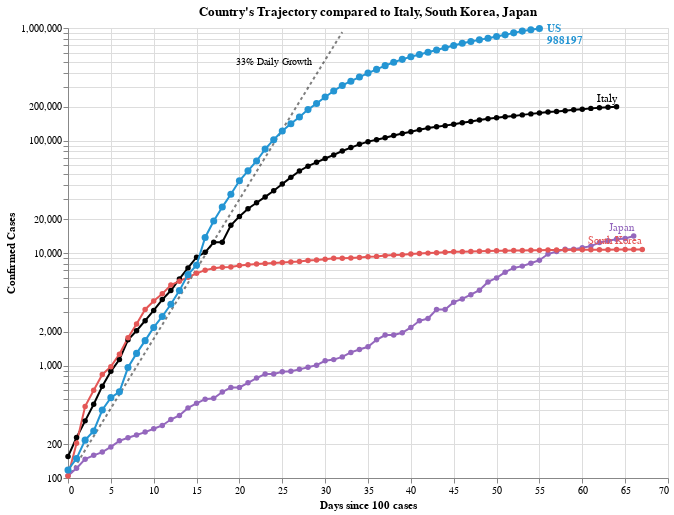

This figure's notebook cell:
### Markdown cell above
Select a country from the drop down list below to toggle  the visualization.

### Code cell
#hide_input
y_domain_max = pow(10, math.ceil(math.log10(dff['Confirmed Cases'].max())))
ref_max_day = math.ceil(math.log(y_domain_max / SINCE_CASES_NUM, 1.33))

base = alt.Chart(dff2, width=CHART_WIDTH, height=CHART_HEIGHT).encode(
    x='Days since 100 cases:Q',
    y=alt.Y('Confirmed Cases:Q', scale=alt.Scale(type='log')),
    color=alt.Color('Country:N', scale=alt.Scale(domain=color_domain, range=color_range), legend=None),
    tooltip=['Country', 'Date', 'Confirmed Cases', 'Days since 100 cases']
)

country_selection = alt.selection_single(
    name='Select', fields=['Country'], 
    bind=alt.binding_select(options=list(sorted(set(countries) - set(baseline_countries)))),
    init={'Country': 'US'})

date_filter = alt.datum['Date'] >= int(max_date.timestamp() * 1000)
base2 = base.transform_filter(alt.FieldOneOfPredicate('Country', baseline_countries))
base3 = base.transform_filter(country_selection)
base4 = base3.transform_filter(date_filter)

max_day = dff2['Days since 100 cases'].max()
ref = pd.DataFrame([[x, 100*1.33**x] for x in range(ref_max_day)], columns=['Days since 100 cases', 'Confirmed Cases'])
base_ref = alt.Chart(ref).encode(x='Days since 100 cases:Q', y='Confirmed Cases:Q')
base_ref_f = base_ref.transform_filter(alt.datum['Days since 100 cases'] >= ref_max_day - 1)

chart5 = (
 base_ref.mark_line(color='black', opacity=.5, strokeDash=[3,3]) + 
 base_ref_f.mark_text(dx=-30, dy=30, align='right', fontSize=10, text='33% Daily Growth') + 
 base2.mark_line(point=True, tooltip=True) +
 base3.mark_line(point={'size':50}, tooltip=True) +
 base2.transform_filter(date_filter).mark_text(dy=-8, align='right').encode(text='Country:N') +
 base4.mark_text(dx=8, align='left', fontWeight='bold').encode(text='Country:N') +
 base4.mark_text(dx=8, dy=12, align='left', fontWeight='bold').encode(text='Confirmed Cases:Q')
).add_selection(country_selection).properties(
    title=f"Country's Trajectory compared to {', '.join(baseline_countries)}"
)
chart5

### Figure 1 — Vega-Lite specification as saved in the notebook (floating-point values rounded to 4 significant figures; data arrays with more than 128 entries replaced by an {"elided": "..."} marker saying what was removed)
{"config": {"view": {"continuousWidth": 400, "continuousHeight": 300}}, "layer": [{"mark": {"type": "line", "color": "black", "opacity": 0.5, "strokeDash": [3, 3]}, "encoding": {"x": {"type": "quantitative", "field": "Days since 100 cases"}, "y": {"type": "quantitative", "field": "Confirmed Cases"}}, "selection": {"Select": {"type": "single", "fields": ["Country"], "bind": {"input": "select", "options": ["Afghanistan", "Albania", "Algeria", "Andorra", "Argentina", "Armenia", "Australia", "Austria", "Azerbaijan", "Bahrain", "Bangladesh", "Belarus", "Belgium", "Bolivia", "Bosnia and Herzegovina", "Brazil", "Bulgaria", "Cameroon", "Canada", "Chile", "Colombia", "Cote d'Ivoire", "Croatia", "Cuba", "Cyprus", "Czechia", "Denmark", "Diamond Princess", "Djibouti", "Dominican Republic", "Ecuador", "Egypt", "Estonia", "Finland", "France", "Germany", "Ghana", "Greece", "Guinea", "Hungary", "Iceland", "India", "Indonesia", "Iran", "Iraq", "Ireland", "Israel", "Kazakhstan", "Kuwait", "Latvia", "Lebanon", "Lithuania", "Luxembourg", "Malaysia", "Mexico", "Moldova", "Morocco", "Netherlands", "New Zealand", "Niger", "Nigeria", "North Macedonia", "Norway", "Oman", "Pakistan", "Panama", "Peru", "Philippines", "Poland", "Portugal", "Qatar", "Romania", "Russia", "Saudi Arabia", "Senegal", "Serbia", "Singapore", "Slovakia", "Slovenia", "South Africa", "Spain", "Sweden", "Switzerland", "Thailand", "Tunisia", "Turkey", "US", "Ukraine", "United Arab Emirates", "United Kingdom", "Uzbekistan"]}, "init": {"Country": "US"}}}}, {"mark": {"type": "text", "align": "right", "dx": -30, "dy": 30, "fontSize": 10, "text": "33% Daily Growth"}, "encoding": {"x": {"type": "quantitative", "field": "Days since 100 cases"}, "y": {"type": "quantitative", "field": "Confirmed Cases"}}, "transform": [{"filter": "(datum['Days since 100 cases'] >= 32)"}]}, {"data": {"name": "data-403ebc0b5c386adff384d94fc27a1ced"}, "mark": {"type": "line", "point": true, "tooltip": true}, "encoding": {"color": {"type": "nominal", "field": "Country", "legend": null, "scale": {"domain": ["Afghanistan", "Albania", "Algeria", "Andorra", "Argentina", "Armenia", "Australia", "Austria", "Azerbaijan", "Bahrain", "Bangladesh", "Belarus", "Belgium", "Bolivia", "Bosnia and Herzegovina", "Brazil", "Bulgaria", "Cameroon", "Canada", "Chile", "Colombia", "Cote d'Ivoire", "Croatia", "Cuba", "Cyprus", "Czechia", "Denmark", "Diamond Princess", "Djibouti", "Dominican Republic", "Ecuador", "Egypt", "Estonia", "Finland", "France", "Germany", "Ghana", "Greece", "Guinea", "Hungary", "Iceland", "India", "Indonesia", "Iran", "Iraq", "Ireland", "Israel", "Italy", "Japan", "Kazakhstan", "Kuwait", "Latvia", "Lebanon", "Lithuania", "Luxembourg", "Malaysia", "Mexico", "Moldova", "Morocco", "Netherlands", "New Zealand", "Niger", "Nigeria", "North Macedonia", "Norway", "Oman", "Pakistan", "Panama", "Peru", "Philippines", "Poland", "Portugal", "Qatar", "Romania", "Russia", "Saudi Arabia", "Senegal", "Serbia", "Singapore", "Slovakia", "Slovenia", "South Africa", "South Korea", "Spain", "Sweden", "Switzerland", "Thailand", "Tunisia", "Turkey", "US", "Ukraine", "United Arab Emirates", "United Kingdom", "Uzbekistan"], "range": ["#C1B7AD", "#C1B7AD", "#C1B7AD", "#C1B7AD", "#C1B7AD", "#C1B7AD", "#C1B7AD", "#C1B7AD", "#C1B7AD", "#C1B7AD", "#C1B7AD", "#C1B7AD", "#C1B7AD", "#C1B7AD", "#C1B7AD", "#C1B7AD", "#C1B7AD", "#C1B7AD", "#C1B7AD", "#C1B7AD", "#C1B7AD", "#C1B7AD", "#C1B7AD", "#C1B7AD", "#C1B7AD", "#C1B7AD", "#C1B7AD", "#C1B7AD", "#C1B7AD", "#C1B7AD", "#C1B7AD", "#C1B7AD", "#C1B7AD", "#C1B7AD", "#F58518", "#9D755D", "#C1B7AD", "#C1B7AD", "#C1B7AD", "#C1B7AD", "#C1B7AD", "#C1B7AD", "#C1B7AD", "#A1BA59", "#C1B7AD", "#C1B7AD", "#C1B7AD", "black", "#9467bd", "#C1B7AD", "#C1B7AD", "#C1B7AD", "#C1B7AD", "#C1B7AD", "#C1B7AD", "#C1B7AD", "#C1B7AD", "#C1B7AD", "#C1B7AD", "#C1B7AD", "#C1B7AD", "#C1B7AD", "#C1B7AD", "#C1B7AD", "#C1B7AD", "#C1B7AD", "#C1B7AD", "#C1B7AD", "#C1B7AD", "#C1B7AD", "#C1B7AD", "#C1B7AD", "#C1B7AD", "#C1B7AD", "#C1B7AD", "#C1B7AD", "#C1B7AD", "#C1B7AD", "#C1B7AD", "#C1B7AD", "#C1B7AD", "#C1B7AD", "#E45756", "#F58518", "#C1B7AD", "#9D755D", "#C1B7AD", "#C1B7AD", "#C1B7AD", "#2495D3", "#C1B7AD", "#C1B7AD", "#2495D3", "#C1B7AD"]}}, "tooltip": [{"type": "nominal", "field": "Country"}, {"type": "temporal", "field": "Date"}, {"type": "quantitative", "field": "Confirmed Cases"}, {"type": "quantitative", "field": "Days since 100 cases"}], "x": {"type": "quantitative", "field": "Days since 100 cases"}, "y": {"type": "quantitative", "field": "Confirmed Cases", "scale": {"type": "log"}}}, "height": 450, "transform": [{"filter": {"field": "Country", "oneOf": ["Italy", "South Korea", "Japan"]}}], "width": 600}, {"data": {"name": "data-403ebc0b5c386adff384d94fc27a1ced"}, "mark": {"type": "line", "point": {"size": 50}, "tooltip": true}, "encoding": {"color": {"type": "nominal", "field": "Country", "legend": null, "scale": {"domain": ["Afghanistan", "Albania", "Algeria", "Andorra", "Argentina", "Armenia", "Australia", "Austria", "Azerbaijan", "Bahrain", "Bangladesh", "Belarus", "Belgium", "Bolivia", "Bosnia and Herzegovina", "Brazil", "Bulgaria", "Cameroon", "Canada", "Chile", "Colombia", "Cote d'Ivoire", "Croatia", "Cuba", "Cyprus", "Czechia", "Denmark", "Diamond Princess", "Djibouti", "Dominican Republic", "Ecuador", "Egypt", "Estonia", "Finland", "France", "Germany", "Ghana", "Greece", "Guinea", "Hungary", "Iceland", "India", "Indonesia", "Iran", "Iraq", "Ireland", "Israel", "Italy", "Japan", "Kazakhstan", "Kuwait", "Latvia", "Lebanon", "Lithuania", "Luxembourg", "Malaysia", "Mexico", "Moldova", "Morocco", "Netherlands", "New Zealand", "Niger", "Nigeria", "North Macedonia", "Norway", "Oman", "Pakistan", "Panama", "Peru", "Philippines", "Poland", "Portugal", "Qatar", "Romania", "Russia", "Saudi Arabia", "Senegal", "Serbia", "Singapore", "Slovakia", "Slovenia", "South Africa", "South Korea", "Spain", "Sweden", "Switzerland", "Thailand", "Tunisia", "Turkey", "US", "Ukraine", "United Arab Emirates", "United Kingdom", "Uzbekistan"], "range": ["#C1B7AD", "#C1B7AD", "#C1B7AD", "#C1B7AD", "#C1B7AD", "#C1B7AD", "#C1B7AD", "#C1B7AD", "#C1B7AD", "#C1B7AD", "#C1B7AD", "#C1B7AD", "#C1B7AD", "#C1B7AD", "#C1B7AD", "#C1B7AD", "#C1B7AD", "#C1B7AD", "#C1B7AD", "#C1B7AD", "#C1B7AD", "#C1B7AD", "#C1B7AD", "#C1B7AD", "#C1B7AD", "#C1B7AD", "#C1B7AD", "#C1B7AD", "#C1B7AD", "#C1B7AD", "#C1B7AD", "#C1B7AD", "#C1B7AD", "#C1B7AD", "#F58518", "#9D755D", "#C1B7AD", "#C1B7AD", "#C1B7AD", "#C1B7AD", "#C1B7AD", "#C1B7AD", "#C1B7AD", "#A1BA59", "#C1B7AD", "#C1B7AD", "#C1B7AD", "black", "#9467bd", "#C1B7AD", "#C1B7AD", "#C1B7AD", "#C1B7AD", "#C1B7AD", "#C1B7AD", "#C1B7AD", "#C1B7AD", "#C1B7AD", "#C1B7AD", "#C1B7AD", "#C1B7AD", "#C1B7AD", "#C1B7AD", "#C1B7AD", "#C1B7AD", "#C1B7AD", "#C1B7AD", "#C1B7AD", "#C1B7AD", "#C1B7AD", "#C1B7AD", "#C1B7AD", "#C1B7AD", "#C1B7AD", "#C1B7AD", "#C1B7AD", "#C1B7AD", "#C1B7AD", "#C1B7AD", "#C1B7AD", "#C1B7AD", "#C1B7AD", "#E45756", "#F58518", "#C1B7AD", "#9D755D", "#C1B7AD", "#C1B7AD", "#C1B7AD", "#2495D3", "#C1B7AD", "#C1B7AD", "#2495D3", "#C1B7AD"]}}, "tooltip": [{"type": "nominal", "field": "Country"}, {"type": "temporal", "field": "Date"}, {"type": "quantitative", "field": "Confirmed Cases"}, {"type": "quantitative", "field": "Days since 100 cases"}], "x": {"type": "quantitative", "field": "Days since 100 cases"}, "y": {"type": "quantitative", "field": "Confirmed Cases", "scale": {"type": "log"}}}, "height": 450, "transform": [{"filter": {"selection": "Select"}}], "width": 600}, {"data": {"name": "data-403ebc0b5c386adff384d94fc27a1ced"}, "mark": {"type": "text", "align": "right", "dy": -8}, "encoding": {"color": {"type": "nominal", "field": "Country", "legend": null, "scale": {"domain": ["Afghanistan", "Albania", "Algeria", "Andorra", "Argentina", "Armenia", "Australia", "Austria", "Azerbaijan", "Bahrain", "Bangladesh", "Belarus", "Belgium", "Bolivia", "Bosnia and Herzegovina", "Brazil", "Bulgaria", "Cameroon", "Canada", "Chile", "Colombia", "Cote d'Ivoire", "Croatia", "Cuba", "Cyprus", "Czechia", "Denmark", "Diamond Princess", "Djibouti", "Dominican Republic", "Ecuador", "Egypt", "Estonia", "Finland", "France", "Germany", "Ghana", "Greece", "Guinea", "Hungary", "Iceland", "India", "Indonesia", "Iran", "Iraq", "Ireland", "Israel", "Italy", "Japan", "Kazakhstan", "Kuwait", "Latvia", "Lebanon", "Lithuania", "Luxembourg", "Malaysia", "Mexico", "Moldova", "Morocco", "Netherlands", "New Zealand", "Niger", "Nigeria", "North Macedonia", "Norway", "Oman", "Pakistan", "Panama", "Peru", "Philippines", "Poland", "Portugal", "Qatar", "Romania", "Russia", "Saudi Arabia", "Senegal", "Serbia", "Singapore", "Slovakia", "Slovenia", "South Africa", "South Korea", "Spain", "Sweden", "Switzerland", "Thailand", "Tunisia", "Turkey", "US", "Ukraine", "United Arab Emirates", "United Kingdom", "Uzbekistan"], "range": ["#C1B7AD", "#C1B7AD", "#C1B7AD", "#C1B7AD", "#C1B7AD", "#C1B7AD", "#C1B7AD", "#C1B7AD", "#C1B7AD", "#C1B7AD", "#C1B7AD", "#C1B7AD", "#C1B7AD", "#C1B7AD", "#C1B7AD", "#C1B7AD", "#C1B7AD", "#C1B7AD", "#C1B7AD", "#C1B7AD", "#C1B7AD", "#C1B7AD", "#C1B7AD", "#C1B7AD", "#C1B7AD", "#C1B7AD", "#C1B7AD", "#C1B7AD", "#C1B7AD", "#C1B7AD", "#C1B7AD", "#C1B7AD", "#C1B7AD", "#C1B7AD", "#F58518", "#9D755D", "#C1B7AD", "#C1B7AD", "#C1B7AD", "#C1B7AD", "#C1B7AD", "#C1B7AD", "#C1B7AD", "#A1BA59", "#C1B7AD", "#C1B7AD", "#C1B7AD", "black", "#9467bd", "#C1B7AD", "#C1B7AD", "#C1B7AD", "#C1B7AD", "#C1B7AD", "#C1B7AD", "#C1B7AD", "#C1B7AD", "#C1B7AD", "#C1B7AD", "#C1B7AD", "#C1B7AD", "#C1B7AD", "#C1B7AD", "#C1B7AD", "#C1B7AD", "#C1B7AD", "#C1B7AD", "#C1B7AD", "#C1B7AD", "#C1B7AD", "#C1B7AD", "#C1B7AD", "#C1B7AD", "#C1B7AD", "#C1B7AD", "#C1B7AD", "#C1B7AD", "#C1B7AD", "#C1B7AD", "#C1B7AD", "#C1B7AD", "#C1B7AD", "#E45756", "#F58518", "#C1B7AD", "#9D755D", "#C1B7AD", "#C1B7AD", "#C1B7AD", "#2495D3", "#C1B7AD", "#C1B7AD", "#2495D3", "#C1B7AD"]}}, "text": {"type": "nominal", "field": "Country"}, "tooltip": [{"type": "nominal", "field": "Country"}, {"type": "temporal", "field": "Date"}, {"type": "quantitative", "field": "Confirmed Cases"}, {"type": "quantitative", "field": "Days since 100 cases"}], "x": {"type": "quantitative", "field": "Days since 100 cases"}, "y": {"type": "quantitative", "field": "Confirmed Cases", "scale": {"type": "log"}}}, "height": 450, "transform": [{"filter": {"field": "Country", "oneOf": ["Italy", "South Korea", "Japan"]}}, {"filter": "(datum['Date'] >= 1587945600000)"}], "width": 600}, {"data": {"name": "data-403ebc0b5c386adff384d94fc27a1ced"}, "mark": {"type": "text", "align": "left", "dx": 8, "fontWeight": "bold"}, "encoding": {"color": {"type": "nominal", "field": "Country", "legend": null, "scale": {"domain": ["Afghanistan", "Albania", "Algeria", "Andorra", "Argentina", "Armenia", "Australia", "Austria", "Azerbaijan", "Bahrain", "Bangladesh", "Belarus", "Belgium", "Bolivia", "Bosnia and Herzegovina", "Brazil", "Bulgaria", "Cameroon", "Canada", "Chile", "Colombia", "Cote d'Ivoire", "Croatia", "Cuba", "Cyprus", "Czechia", "Denmark", "Diamond Princess", "Djibouti", "Dominican Republic", "Ecuador", "Egypt", "Estonia", "Finland", "France", "Germany", "Ghana", "Greece", "Guinea", "Hungary", "Iceland", "India", "Indonesia", "Iran", "Iraq", "Ireland", "Israel", "Italy", "Japan", "Kazakhstan", "Kuwait", "Latvia", "Lebanon", "Lithuania", "Luxembourg", "Malaysia", "Mexico", "Moldova", "Morocco", "Netherlands", "New Zealand", "Niger", "Nigeria", "North Macedonia", "Norway", "Oman", "Pakistan", "Panama", "Peru", "Philippines", "Poland", "Portugal", "Qatar", "Romania", "Russia", "Saudi Arabia", "Senegal", "Serbia", "Singapore", "Slovakia", "Slovenia", "South Africa", "South Korea", "Spain", "Sweden", "Switzerland", "Thailand", "Tunisia", "Turkey", "US", "Ukraine", "United Arab Emirates", "United Kingdom", "Uzbekistan"], "range": ["#C1B7AD", "#C1B7AD", "#C1B7AD", "#C1B7AD", "#C1B7AD", "#C1B7AD", "#C1B7AD", "#C1B7AD", "#C1B7AD", "#C1B7AD", "#C1B7AD", "#C1B7AD", "#C1B7AD", "#C1B7AD", "#C1B7AD", "#C1B7AD", "#C1B7AD", "#C1B7AD", "#C1B7AD", "#C1B7AD", "#C1B7AD", "#C1B7AD", "#C1B7AD", "#C1B7AD", "#C1B7AD", "#C1B7AD", "#C1B7AD", "#C1B7AD", "#C1B7AD", "#C1B7AD", "#C1B7AD", "#C1B7AD", "#C1B7AD", "#C1B7AD", "#F58518", "#9D755D", "#C1B7AD", "#C1B7AD", "#C1B7AD", "#C1B7AD", "#C1B7AD", "#C1B7AD", "#C1B7AD", "#A1BA59", "#C1B7AD", "#C1B7AD", "#C1B7AD", "black", "#9467bd", "#C1B7AD", "#C1B7AD", "#C1B7AD", "#C1B7AD", "#C1B7AD", "#C1B7AD", "#C1B7AD", "#C1B7AD", "#C1B7AD", "#C1B7AD", "#C1B7AD", "#C1B7AD", "#C1B7AD", "#C1B7AD", "#C1B7AD", "#C1B7AD", "#C1B7AD", "#C1B7AD", "#C1B7AD", "#C1B7AD", "#C1B7AD", "#C1B7AD", "#C1B7AD", "#C1B7AD", "#C1B7AD", "#C1B7AD", "#C1B7AD", "#C1B7AD", "#C1B7AD", "#C1B7AD", "#C1B7AD", "#C1B7AD", "#C1B7AD", "#E45756", "#F58518", "#C1B7AD", "#9D755D", "#C1B7AD", "#C1B7AD", "#C1B7AD", "#2495D3", "#C1B7AD", "#C1B7AD", "#2495D3", "#C1B7AD"]}}, "text": {"type": "nominal", "field": "Country"}, "tooltip": [{"type": "nominal", "field": "Country"}, {"type": "temporal", "field": "Date"}, {"type": "quantitative", "field": "Confirmed Cases"}, {"type": "quantitative", "field": "Days since 100 cases"}], "x": {"type": "quantitative", "field": "Days since 100 cases"}, "y": {"type": "quantitative", "field": "Confirmed Cases", "scale": {"type": "log"}}}, "height": 450, "transform": [{"filter": {"selection": "Select"}}, {"filter": "(datum['Date'] >= 1587945600000)"}], "width": 600}, {"data": {"name": "data-403ebc0b5c386adff384d94fc27a1ced"}, "mark": {"type": "text", "align": "left", "dx": 8, "dy": 12, "fontWeight": "bold"}, "encoding": {"color": {"type": "nominal", "field": "Country", "legend": null, "scale": {"domain": ["Afghanistan", "Albania", "Algeria", "Andorra", "Argentina", "Armenia", "Australia", "Austria", "Azerbaijan", "Bahrain", "Bangladesh", "Belarus", "Belgium", "Bolivia", "Bosnia and Herzegovina", "Brazil", "Bulgaria", "Cameroon", "Canada", "Chile", "Colombia", "Cote d'Ivoire", "Croatia", "Cuba", "Cyprus", "Czechia", "Denmark", "Diamond Princess", "Djibouti", "Dominican Republic", "Ecuador", "Egypt", "Estonia", "Finland", "France", "Germany", "Ghana", "Greece", "Guinea", "Hungary", "Iceland", "India", "Indonesia", "Iran", "Iraq", "Ireland", "Israel", "Italy", "Japan", "Kazakhstan", "Kuwait", "Latvia", "Lebanon", "Lithuania", "Luxembourg", "Malaysia", "Mexico", "Moldova", "Morocco", "Netherlands", "New Zealand", "Niger", "Nigeria", "North Macedonia", "Norway", "Oman", "Pakistan", "Panama", "Peru", "Philippines", "Poland", "Portugal", "Qatar", "Romania", "Russia", "Saudi Arabia", "Senegal", "Serbia", "Singapore", "Slovakia", "Slovenia", "South Africa", "South Korea", "Spain", "Sweden", "Switzerland", "Thailand", "Tunisia", "Turkey", "US", "Ukraine", "United Arab Emirates", "United Kingdom", "Uzbekistan"], "range": ["#C1B7AD", "#C1B7AD", "#C1B7AD", "#C1B7AD", "#C1B7AD", "#C1B7AD", "#C1B7AD", "#C1B7AD", "#C1B7AD", "#C1B7AD", "#C1B7AD", "#C1B7AD", "#C1B7AD", "#C1B7AD", "#C1B7AD", "#C1B7AD", "#C1B7AD", "#C1B7AD", "#C1B7AD", "#C1B7AD", "#C1B7AD", "#C1B7AD", "#C1B7AD", "#C1B7AD", "#C1B7AD", "#C1B7AD", "#C1B7AD", "#C1B7AD", "#C1B7AD", "#C1B7AD", "#C1B7AD", "#C1B7AD", "#C1B7AD", "#C1B7AD", "#F58518", "#9D755D", "#C1B7AD", "#C1B7AD", "#C1B7AD", "#C1B7AD", "#C1B7AD", "#C1B7AD", "#C1B7AD", "#A1BA59", "#C1B7AD", "#C1B7AD", "#C1B7AD", "black", "#9467bd", "#C1B7AD", "#C1B7AD", "#C1B7AD", "#C1B7AD", "#C1B7AD", "#C1B7AD", "#C1B7AD", "#C1B7AD", "#C1B7AD", "#C1B7AD", "#C1B7AD", "#C1B7AD", "#C1B7AD", "#C1B7AD", "#C1B7AD", "#C1B7AD", "#C1B7AD", "#C1B7AD", "#C1B7AD", "#C1B7AD", "#C1B7AD", "#C1B7AD", "#C1B7AD", "#C1B7AD", "#C1B7AD", "#C1B7AD", "#C1B7AD", "#C1B7AD", "#C1B7AD", "#C1B7AD", "#C1B7AD", "#C1B7AD", "#C1B7AD", "#E45756", "#F58518", "#C1B7AD", "#9D755D", "#C1B7AD", "#C1B7AD", "#C1B7AD", "#2495D3", "#C1B7AD", "#C1B7AD", "#2495D3", "#C1B7AD"]}}, "text": {"type": "quantitative", "field": "Confirmed Cases"}, "tooltip": [{"type": "nominal", "field": "Country"}, {"type": "temporal", "field": "Date"}, {"type": "quantitative", "field": "Confirmed Cases"}, {"type": "quantitative", "field": "Days since 100 cases"}], "x": {"type": "quantitative", "field": "Days since 100 cases"}, "y": {"type": "quantitative", "field": "Confirmed Cases", "scale": {"type": "log"}}}, "height": 450, "transform": [{"filter": {"selection": "Select"}}, {"filter": "(datum['Date'] >= 1587945600000)"}], "width": 600}], "data": {"name": "data-63b6235af8d9f3b4310b3dfc5ee2914a"}, "title": "Country's Trajectory compared to Italy, South Korea, Japan", "$schema": "https://vega.github.io/schema/vega-lite/v4.8.1.json", "datasets": {"data-63b6235af8d9f3b4310b3dfc5ee2914a": [{"Days since 100 cases": 0, "Confirmed Cases": 100.0}, {"Days since 100 cases": 1, "Confirmed Cases": 133.0}, {"Days since 100 cases": 2, "Confirmed Cases": 176.9}, {"Days since 100 cases": 3, "Confirmed Cases": 235.3}, {"Days since 100 cases": 4, "Confirmed Cases": 312.9}, {"Days since 100 cases": 5, "Confirmed Cases": 416.2}, {"Days since 100 cases": 6, "Confirmed Cases": 553.5}, {"Days since 100 cases": 7, "Confirmed Cases": 736.1}, {"Days since 100 cases": 8, "Confirmed Cases": 979.1}, {"Days since 100 cases": 9, "Confirmed Cases": 1302.0}, {"Days since 100 cases": 10, "Confirmed Cases": 1732.0}, {"Days since 100 cases": 11, "Confirmed Cases": 2303.0}, {"Days since 100 cases": 12, "Confirmed Cases": 3064.0}, {"Days since 100 cases": 13, "Confirmed Cases": 4074.0}, {"Days since 100 cases": 14, "Confirmed Cases": 5419.0}, {"Days since 100 cases": 15, "Confirmed Cases": 7207.0}, {"Days since 100 cases": 16, "Confirmed Cases": 9586.0}, {"Days since 100 cases": 17, "Confirmed Cases": 12750.0}, {"Days since 100 cases": 18, "Confirmed Cases": 16960.0}, {"Days since 100 cases": 19, "Confirmed Cases": 22550.0}, {"Days since 100 cases": 20, "Confirmed Cases": 29990.0}, {"Days since 100 cases": 21, "Confirmed Cases": 39890.0}, {"Days since 100 cases": 22, "Confirmed Cases": 53060.0}, {"Days since 100 cases": 23, "Confirmed Cases": 70560.0}, {"Days since 100 cases": 24, "Confirmed Cases": 93850.0}, {"Days since 100 cases": 25, "Confirmed Cases": 124800.0}, {"Days since 100 cases": 26, "Confirmed Cases": 166000.0}, {"Days since 100 cases": 27, "Confirmed Cases": 220800.0}, {"Days since 100 cases": 28, "Confirmed Cases": 293700.0}, {"Days since 100 cases": 29, "Confirmed Cases": 390600.0}, {"Days since 100 cases": 30, "Confirmed Cases": 519500.0}, {"Days since 100 cases": 31, "Confirmed Cases": 690900.0}, {"Days since 100 cases": 32, "Confirmed Cases": 918900.0}], "data-403ebc0b5c386adff384d94fc27a1ced": {"elided": "4032 records"}}}
